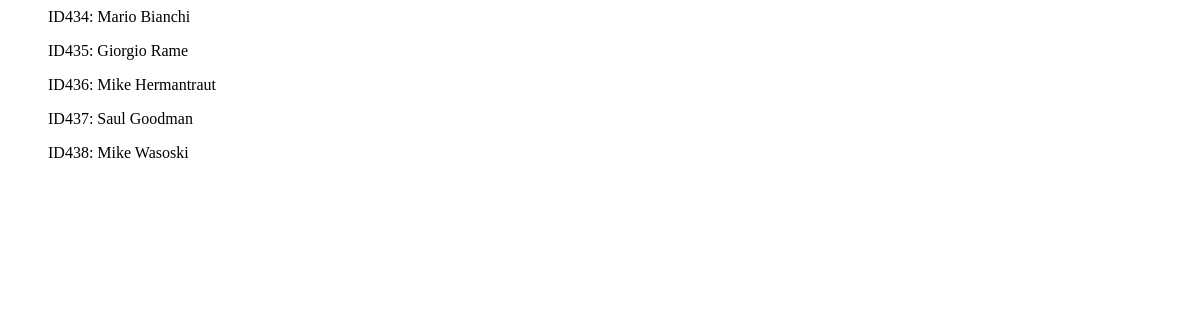
Page /listastudenti/ on the earlier database version.
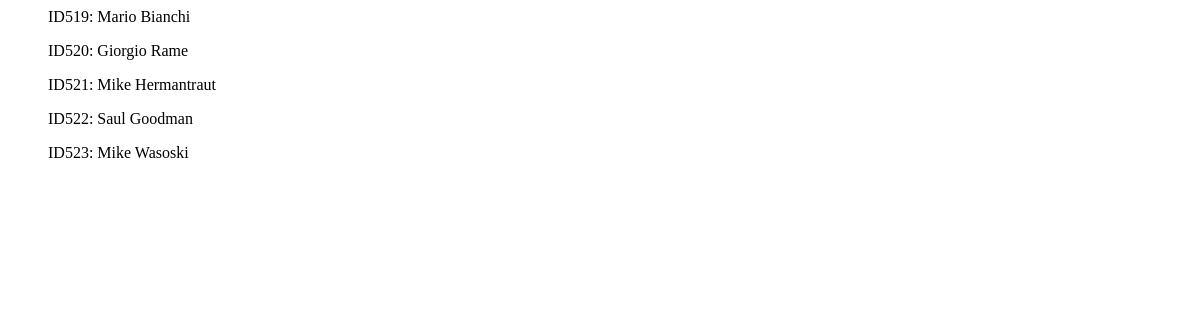
Same page on the later database version.
### iscrizioni/models.py (models this page shows)
class Studente(models.Model):
    name=models.CharField(max_length=50)
    surname=models.CharField(max_length=50)
    def __str__(self):
        return "ID" + str(self.pk) + ": " + self.name + " " + self.surname
    class Meta: verbose_name_plural = "Studenti"

### iscrizioni/views.py (the view)
# urls.py: path('listastudenti/', ListaStudentiView.as_view(), name= "listastudenti"),
class ListaStudentiView(ListView):
    model = Studente
    template_name = "lista_studenti.html"

### iscrizioni/templates/lista_studenti.html (shortened to what this page needs)
{% extends 'base.html' %}
{% block content %}
{% for p in object_list %}
<ul>
    {{ p }}
</ul>
{% endfor %}
{% endblock %}

Differences in the rows shown:
removed Studente: id+name+surname "ID434: Mario Bianchi"
removed Studente: id+name+surname "ID435: Giorgio Rame"
removed Studente: id+name+surname "ID436: Mike Hermantraut"
removed Studente: id+name+surname "ID437: Saul Goodman"
removed Studente: id+name+surname "ID438: Mike Wasoski"
added Studente: id+name+surname "ID519: Mario Bianchi"
added Studente: id+name+surname "ID520: Giorgio Rame"
added Studente: id+name+surname "ID521: Mike Hermantraut"
added Studente: id+name+surname "ID522: Saul Goodman"
added Studente: id+name+surname "ID523: Mike Wasoski"
